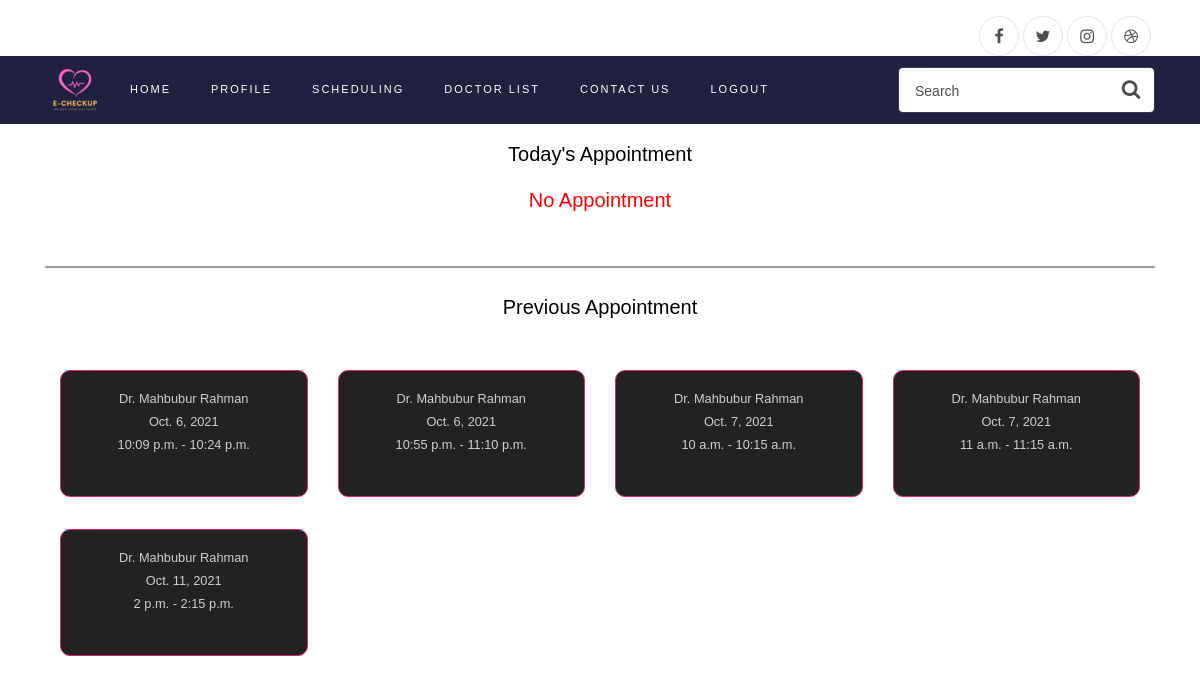
The app's page /scheduling/ (signed in), older data.
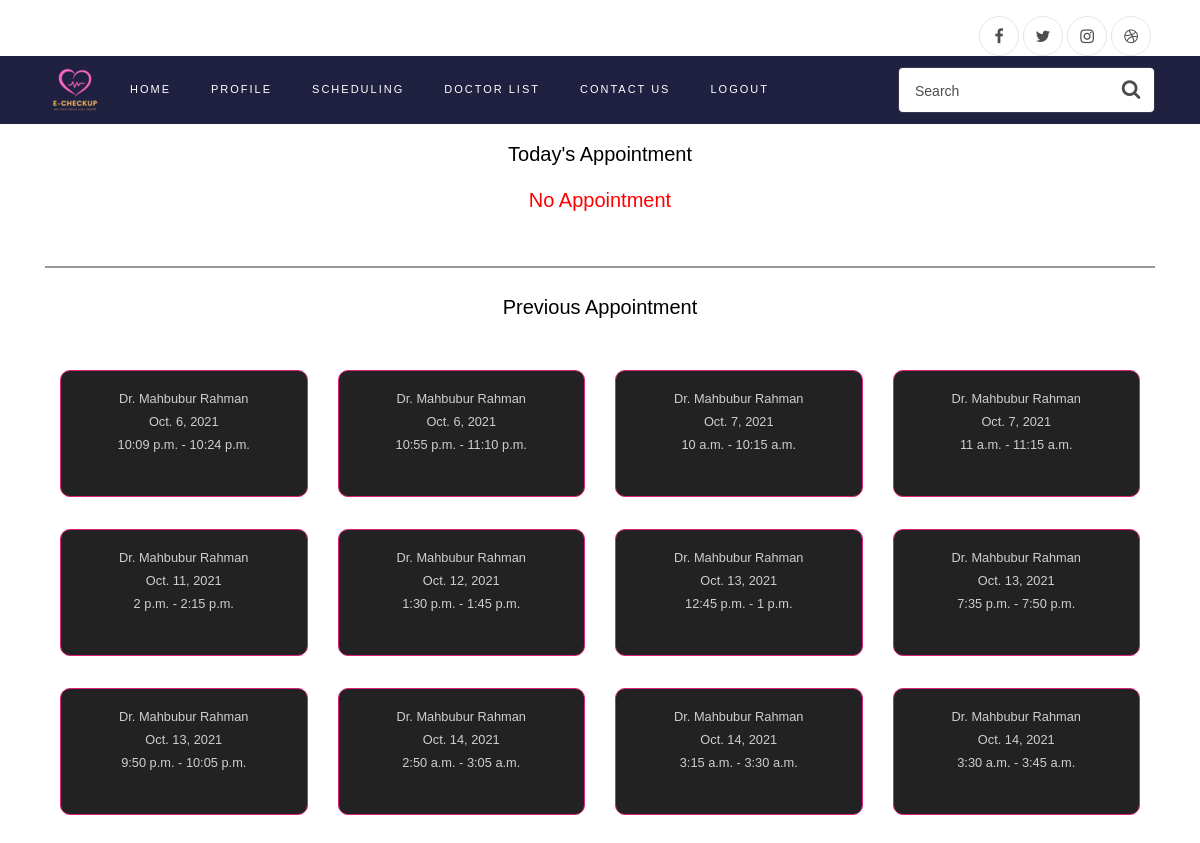
The same page, newer data.
### userManagement/models.py (models this page shows, shortened)
class DoctorProfile(models.Model):
    image = models.ImageField(upload_to='doctor/', blank=True, null=True, default="doctor/default_icon.png",)
    user = models.ForeignKey(User, default=None, on_delete=models.CASCADE)
    name = models.CharField(max_length=50,blank=True,null=True)
    email = models.EmailField(blank=True,null=True)
    status = models.BooleanField(blank=True,null=True,default=True)
    degree = models.CharField(max_length=500,blank=True,null=True)
    hospital_name = models.CharField(max_length=100,blank=True,null=True)
    speciality = models.CharField(max_length=100,blank=True,null=True)
    def create_user_profile(sender, instance, created, **kwargs):
        if created and instance.type == Types.Doctor:
            DoctorProfile.objects.create(user=instance)
            DoctorTiming.objects.create(doctor=instance)
    post_save.connect(create_user_profile, sender=Doctor)

class Meeting(models.Model):
    doctor = models.ForeignKey(Doctor,on_delete=models.DO_NOTHING,related_name='Doctor')
    patient = models.ForeignKey(Patient,on_delete=models.DO_NOTHING,related_name='Patient')
    date = models.DateField(auto_now=True)
    s_time = models.TimeField()
    e_time = models.TimeField()
    class Meta:
        unique_together = ('doctor','s_time')

### userManagement/views.py (the view)
# urls.py: path('scheduling/',userView.scheduling,name='scheduling'),
def scheduling(request):
    meeting = Meeting.objects.filter(patient=request.user,date =  datetime.datetime.now().date().strftime("%Y-%m-%d"))
    doc_meeting = Meeting.objects.filter(doctor=request.user,date =  datetime.datetime.now().date().strftime("%Y-%m-%d"))
    previous_meeting = Meeting.objects.filter(patient=request.user).exclude(date=datetime.datetime.now().date().strftime("%Y-%m-%d"))
    doc_profile = DoctorProfile.objects.all()
    patient_profile = PatientProfile.objects.all()
    context = {
        'meeting' : meeting,
        'previous_meeting':previous_meeting,
        'doc_meeting':doc_meeting,
        'doc':doc_profile,
        'patient':patient_profile
    }
    return render(request, 'userManagement/scheduling.html', context)

### userManagement/context.py (called while the page is built)
def verifiedUser(request):
    usertype = ''
    userStatus=''
    if request.user.is_authenticated:
        if request.user.type == 'DOCTOR':
            usertype = 'DOCTOR'
        elif request.user.type == 'PATIENT':
            usertype = 'PATIENT'
            try:
                user = get_object_or_404(PatientProfile, user=request.user)
                if user.status:
                    userStatus = 'Verified'
                else:
                    userStatus = 'notVerified'
            except Exception:
                usertype = "Error"
        else:
            usertype = "ADMIN"
    context = {
        'userStatus': userStatus,
        'usertype' : usertype
    }
    return context

### templates/userManagement/scheduling.html (shortened to what this page needs)
{% extends 'base.html' %}
{% load static %}
{% block content %}
    <html lang="en">
    <head>
        <link rel="stylesheet" href="{% static 'css/scheduling.css' %}">
    </head>
    <body>
    {% if usertype == 'PATIENT' %}
     <div style="text-align: center; margin-top: 15px">
        <h5 style="color: black"><p style="color: black">
            Today's Appointment
        </p></h5>
    </div>
   {% if meeting.count == 0 %}
       <div style="text-align: center; margin-top: 15px">
        <h5 style="color: black"><p style="color: red">
            No Appointment
        </p></h5>
    </div>
   {% endif  %}
        <div class="mb-4">
        <h6 class="text-uppercase">Solid</h6>
        <hr class="solid">
    </div>
    <div>
        <h5 style="color: black"><p style="text-align: center">
            Previous Appointment
        </p></h5>
    </div>
     {% if previous_meeting.count == 0 %}
       <div style="text-align: center; margin-top: 15px">
        <h5 style="color: black"><p style="color: red">
            No Previous Appointment
        </p></h5>
    </div>
   {% else %}
          <div class="container mt-5 mb-5">
        <div class="row g-2">
            {% for pm in  previous_meeting.all %}
                <div class="col-md-3">
                    <div class="card p-2 py-3 text-center">
                        {% for d in doc %}
                        {% if d.user == pm.doctor%}
                            <small>{{ d.name }}</small>
                        {% endif %}
                            {% endfor %}
                        <small>{{ pm.date }}</small>
                        <small>{{ pm.s_time }} - {{ pm.e_time }}</small>
                    </div>
                </div>
            {% endfor %}
        </div>
    </div>
    {% endif %}
{% endif %}
    </body>
    </html>
{% endblock content %}

### templates/base.html (shortened to what this page needs)
{% load static %}
<!DOCTYPE html>
<html lang="en">
<head>
    <link rel="stylesheet" href="https://cdn.jsdelivr.net/npm/bootstrap@4.6.0/dist/css/bootstrap.min.css"
>
    <link rel="stylesheet" href="https://stackpath.bootstrapcdn.com/font-awesome/4.7.0/css/font-awesome.min.css">
    <link rel="stylesheet" href="{% static 'css/style.css' %}">
    <link rel="stylesheet" href="{% static 'css/contact_us.css' %}">
</head>
<body>
<section class="ftco-section">
    <div class="container">
        <div class="row justify-content-between">
            <div class="col d-flex justify-content-end">
                <div class="social-media">
                    <p class="mb-0 d-flex">
                        <a href="#" class="d-flex align-items-center justify-content-center"><span
                                class="fa fa-facebook"><i class="sr-only">Facebook</i></span></a>
                        <a href="#" class="d-flex align-items-center justify-content-center"><span
                                class="fa fa-twitter"><i class="sr-only">Twitter</i></span></a>
                        <a href="#" class="d-flex align-items-center justify-content-center"><span
                                class="fa fa-instagram"><i class="sr-only">Instagram</i></span></a>
                        <a href="#" class="d-flex align-items-center justify-content-center"><span
                                class="fa fa-dribbble"><i class="sr-only">Dribbble</i></span></a>
                    </p>
                </div>
            </div>
        </div>
    </div>
    <nav class="navbar navbar-expand-lg navbar-dark ftco_navbar bg-dark ftco-navbar-light" id="ftco-navbar">
        <div class="container">
            <form action="#" class="searchform order-lg-last">
                <div class="form-group d-flex">
                    <input type="text" class="form-control pl-3" placeholder="Search">
                    <button type="submit" placeholder="" class="form-control search"><span class="fa fa-search"></span>
                    </button>
                </div>
            </form>
            <div class="collapse navbar-collapse" id="ftco-nav">
                <li class="nav-item" style="list-style: none;margin-right: 5px"><a href="{% url 'home' %}"><img src="{% static 'image/apple-icon-60x60.png' %}"></a></li>
                <ul class="navbar-nav mr-auto">
                    {% if user.is_authenticated %}
                        {% if usertype == 'PATIENT' %}
                            {% if userStatus == 'notVerified' %}
                                <li class="nav-item "><a href="{% url 'home' %}" class="nav-link">Home</a></li>
                                <li class="nav-item "><a href="{% url 'profile' %}" class="nav-link">Profile</a></li>
                                <li class="nav-item "><a href="{% url 'send_mail' %}" class="nav-link">Verify</a></li>
                                <li class="nav-item "><a href="{% url 'doctor_list' %}" class="nav-link">Doctor List</a>
                                </li>
                                <li class="nav-item "><a href="{% url 'contact_us' %}" class="nav-link">Contact Us</a>
                                </li>
                                <li class="nav-item "><a href="{% url 'logout' %}" class="nav-link">Logout</a></li>
                            {% else %}
                                <li class="nav-item "><a href="{% url 'home' %}" class="nav-link">Home</a></li>
                                <li class="nav-item "><a href="{% url 'profile' %}" class="nav-link">Profile</a></li>
                                <li class="nav-item "><a href="{% url 'scheduling' %}" class="nav-link">Scheduling</a>
                                </li>
                                <li class="nav-item "><a href="{% url 'doctor_list' %}" class="nav-link">Doctor List</a>
                                </li>
                                <li class="nav-item "><a href="{% url 'contact_us' %}" class="nav-link">Contact Us</a>
                                </li>
                                <li class="nav-item "><a href="{% url 'logout' %}" class="nav-link">Logout</a></li>
                            {% endif %}
                        {% endif %}
                    {% endif %}
                </ul>
            </div>
        </div>
    </nav>
    <div class="container">
        {% block content %}
        {% endblock content %}
    </div>
</section>
</body>
</html>

### static/css/contact_us.css (style rules this page uses)
section { padding: 60px 0; min-height: 100vh; }

### static/css/scheduling.css (style rules this page uses)
:root { --gradient: linear-gradient(to left top, #DD2476 10%, #FF512F 90%) !important; }
body { background: #ffffff !important; color: white; }
.card { background: #222222; border: 1px solid #dd2476; color: rgba(250, 250, 250, 0.8); margin-bottom: 2rem; }
h5 { color: white; }
h6 { color: white; }
hr.solid { border-top: 2px solid #999; }

### templates/base.html (style rules this page uses)
.card { border: none; border-radius: 10px; transition: all 1s; cursor: pointer; margin-bottom: 10px; }

Row changes from the older to the newer data that the page shows:
added Meeting: date "Oct. 12, 2021", s_time "1:30 p.m.", e_time "1:45 p.m.", DoctorProfile (name "Dr. Mahbubur Rahman")
added Meeting: date "Oct. 13, 2021", s_time "12:45 p.m.", e_time "1 p.m.", DoctorProfile (name "Dr. Mahbubur Rahman")
added Meeting: date "Oct. 13, 2021", s_time "7:35 p.m.", e_time "7:50 p.m.", DoctorProfile (name "Dr. Mahbubur Rahman")
added Meeting: date "Oct. 13, 2021", s_time "9:50 p.m.", e_time "10:05 p.m.", DoctorProfile (name "Dr. Mahbubur Rahman")
added Meeting: date "Oct. 14, 2021", s_time "2:50 a.m.", e_time "3:05 a.m.", DoctorProfile (name "Dr. Mahbubur Rahman")
added Meeting: date "Oct. 14, 2021", s_time "3:15 a.m.", e_time "3:30 a.m.", DoctorProfile (name "Dr. Mahbubur Rahman")
added Meeting: date "Oct. 14, 2021", s_time "3:30 a.m.", e_time "3:45 a.m.", DoctorProfile (name "Dr. Mahbubur Rahman")
